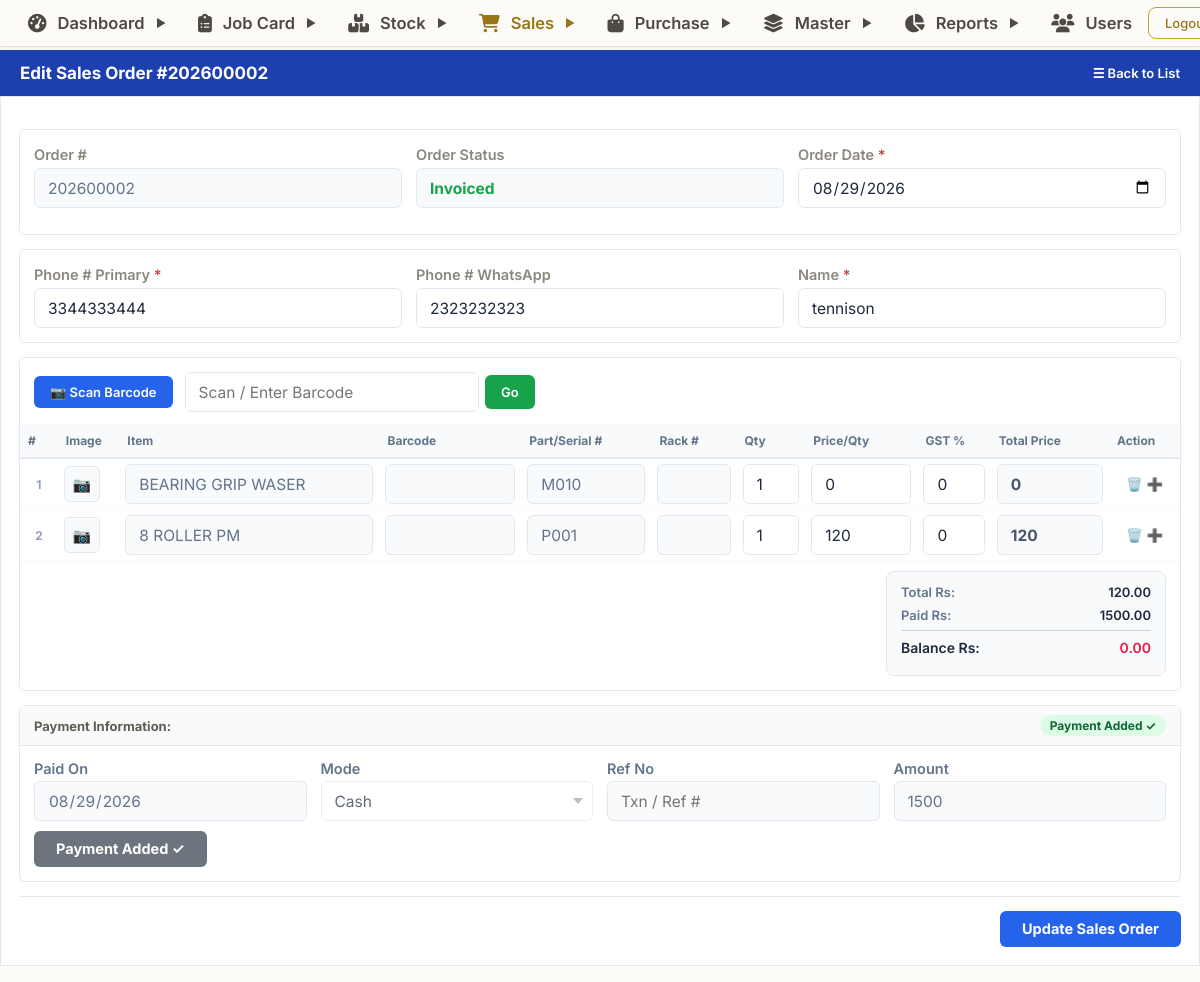
Screenshot of /sales/edit.php?id=2 (signed in) with the database file from the repository.
### tables this page shows
CREATE TABLE `sales` (
  `id` bigint NOT NULL AUTO_INCREMENT,
  `createdBy` varchar(255) DEFAULT NULL,
  `createdOn` datetime(6) DEFAULT NULL,
  `modifiedBy` varchar(255) DEFAULT NULL,
  `modifiedOn` datetime(6) DEFAULT NULL,
  `actualAmountSum` float NOT NULL,
  `orderDate` date DEFAULT NULL,
  `orderNo` varchar(255) DEFAULT NULL,
  `orderStatus` varchar(255) DEFAULT NULL,
  `paidAmountSum` float NOT NULL,
  `customer` bigint DEFAULT NULL,
  PRIMARY KEY (`id`),
  KEY `FKt3sxcyawyfdjcr7wanolo98so` (`customer`),
  CONSTRAINT `FKt3sxcyawyfdjcr7wanolo98so` FOREIGN KEY (`customer`) REFERENCES `customer` (`id`)
);

CREATE TABLE `customer` (
  `id` bigint NOT NULL AUTO_INCREMENT,
  `active` bit(1) NOT NULL,
  `customerId` varchar(255) DEFAULT NULL,
  `emailId` varchar(255) DEFAULT NULL,
  `name` varchar(255) DEFAULT NULL,
  `phoneNo1` varchar(255) DEFAULT NULL,
  `phoneNo2` varchar(255) DEFAULT NULL,
  `whatsAppNo` varchar(255) DEFAULT NULL,
  `address` bigint DEFAULT NULL,
  PRIMARY KEY (`id`),
  UNIQUE KEY `UK_f4ujgq5ch50wl6lx48iu6wcvv` (`address`),
  CONSTRAINT `FKfn5r4mug085lanufp9msc1q6n` FOREIGN KEY (`address`) REFERENCES `address` (`id`)
);

CREATE TABLE `salesitems` (
  `id` bigint NOT NULL AUTO_INCREMENT,
  `createdBy` varchar(255) DEFAULT NULL,
  `createdOn` datetime(6) DEFAULT NULL,
  `modifiedBy` varchar(255) DEFAULT NULL,
  `modifiedOn` datetime(6) DEFAULT NULL,
  `deleted` bit(1) NOT NULL,
  `gstPercentage` float NOT NULL,
  `gstValue` float NOT NULL,
  `itemName` varchar(255) DEFAULT NULL,
  `pricePerQty` float NOT NULL,
  `quantity` int NOT NULL,
  `serialNo` varchar(255) DEFAULT NULL,
  `totalPrice` float NOT NULL,
  `machine` bigint DEFAULT NULL,
  `spare` bigint DEFAULT NULL,
  `stock` varchar(255) DEFAULT NULL,
  `sales` bigint DEFAULT NULL,
  PRIMARY KEY (`id`),
  KEY `FKjnb1apgqbbekyalao9g0k39xy` (`machine`),
  KEY `FKgiesap1p06s6juylbni1rqnb0` (`spare`),
  KEY `FKp2olmuodj2he18veht4qj1o6b` (`stock`),
  KEY `FK3oqcphfy6eav6e7wtqnusgevt` (`sales`),
  CONSTRAINT `FK3oqcphfy6eav6e7wtqnusgevt` FOREIGN KEY (`sales`) REFERENCES `sales` (`id`),
  CONSTRAINT `FKgiesap1p06s6juylbni1rqnb0` FOREIGN KEY (`spare`) REFERENCES `spares` (`id`),
  CONSTRAINT `FKjnb1apgqbbekyalao9g0k39xy` FOREIGN KEY (`machine`) REFERENCES `machine` (`id`),
  CONSTRAINT `FKp2olmuodj2he18veht4qj1o6b` FOREIGN KEY (`stock`) REFERENCES `stock` (`id`)
);

CREATE TABLE `payment` (
  `id` varchar(255) NOT NULL,
  `createdBy` varchar(255) DEFAULT NULL,
  `createdOn` datetime(6) DEFAULT NULL,
  `modifiedBy` varchar(255) DEFAULT NULL,
  `modifiedOn` datetime(6) DEFAULT NULL,
  `amount` float NOT NULL,
  `category` varchar(255) DEFAULT NULL,
  `inward` bit(1) NOT NULL,
  `mode` varchar(255) DEFAULT NULL,
  `refNo` varchar(255) DEFAULT NULL,
  `transactionDate` date DEFAULT NULL,
  `sales` bigint DEFAULT NULL,
  `purchase` bigint DEFAULT NULL,
  `jobCard` bigint DEFAULT NULL,
  PRIMARY KEY (`id`)
);

### sales/edit.php (the view, shortened to what this page needs)
<?php
require_once("../config/db.php");
include("../includes/header.php");
$salesId = isset($_GET['id']) ? intval($_GET['id']) : 0;
$query = "
    SELECT s.*, c.name as customer_name, c.phoneNo1, c.whatsAppNo
    FROM sales s
    LEFT JOIN customer c ON s.customer = c.id
    WHERE s.id = $salesId
";
$res = mysqli_query($conn, $query);
$sale = mysqli_fetch_assoc($res);
$iQuery = "SELECT * FROM salesitems WHERE sales = $salesId AND deleted = 0";
$iRes = mysqli_query($conn, $iQuery);
$items = [];
while ($row = mysqli_fetch_assoc($iRes)) {
    $items[] = $row;
}
$hasPayment = false;
$paymentRecord = null;
$pQuery = "SELECT * FROM payment WHERE sales = $salesId LIMIT 1";
$pRes = mysqli_query($conn, $pQuery);
if ($pRes && $pRow = mysqli_fetch_assoc($pRes)) {
    $hasPayment = true;
    $paymentRecord = $pRow;
}
$paidSum = $hasPayment ? floatval($paymentRecord['amount']) : floatval($sale['paidAmountSum']);
$orderStatus = $hasPayment ? 'Invoiced' : ($sale['orderStatus'] ?: 'New');
$actualSum = floatval($sale['actualAmountSum']);
$balance = max(0.0, round($actualSum - $paidSum, 2));
$today = date('Y-m-d');
?>
<div class="top-bar">
  <span class="title">Edit Sales Order #<?= htmlspecialchars($sale['orderNo']) ?></span>
  <a href="list.php">☰ Back to List</a>
</div>
<div class="form-wrap">
  <form id="salesForm" method="POST" action="update_sales.php" onsubmit="return validateEditForm(event)">
    <div class="section" style="margin-top:14px;">
      <div style="padding:14px;">
        <div class="g3">
          <div class="form-group">
            <label>Order #</label>
            <input type="text" value="<?= htmlspecialchars($sale['orderNo']) ?>" disabled>
          </div>
          <div class="form-group">
            <label>Order Status</label>
            <input type="text" id="statusBadgeDisplay" value="<?= htmlspecialchars($orderStatus) ?>" disabled style="font-weight:700; color:<?= $orderStatus==='Invoiced'?'#16a34a':'#2563eb' ?>;">
          </div>
          <div class="form-group">
            <label>Order Date <span class="req">*</span></label>
            <input type="date" name="orderDate" id="orderDate" value="<?= htmlspecialchars(date('Y-m-d', strtotime($sale['orderDate']))) ?>" max="<?= $today ?>" required>
          </div>
        </div>
      </div>
    </div>
    <div class="section">
      <div class="cust-fields">
        <div class="g3">
          <div class="form-group" style="margin:0;">
            <label>Phone # Primary <span class="req">*</span></label>
            <input type="text" name="customerPhone" id="customerPhone" autocomplete="off" required value="<?= htmlspecialchars($sale['phoneNo1'] ?? '') ?>">
          </div>
          <div class="form-group" style="margin:0;">
            <label>Phone # WhatsApp</label>
            <input type="text" name="customerWhatsApp" id="customerWhatsApp" value="<?= htmlspecialchars($sale['whatsAppNo'] ?? '') ?>">
          </div>
          <div class="form-group" style="margin:0;">
            <label>Name <span class="req">*</span></label>
            <input type="text" name="customerName" id="customerName" required value="<?= htmlspecialchars($sale['customer_name'] ?? '') ?>">
          </div>
        </div>
      </div>
    </div>
    <div class="section">
      <div class="scan-tools-row" style="margin-top: 14px;">
        <button type="button" class="scan-btn-blue" onclick="openScanToBill()">
          📷 Scan Barcode
        </button>
        <div class="scan-input-group">
          <input type="text" id="usbBarcodeInput" class="scan-barcode-input" placeholder="Scan / Enter Barcode" autocomplete="off" onkeydown="if(event.key==='Enter'){handleUsbBarcodeSubmit();event.preventDefault();}">
          <button type="button" class="scan-btn-go" onclick="handleUsbBarcodeSubmit()">Go</button>
        </div>
      </div>
      <div class="items-wrap">
        <table class="items-tbl">
          <thead>
            <tr>
              <th style="width:32px;">#</th>
              <th style="width:44px;">Image</th>
              <th style="min-width:220px; width:220px;">Item</th>
              <th style="width:120px;">Barcode</th>
              <th style="width:110px;">Part/Serial #</th>
              <th style="width:72px;">Rack #</th>
              <th style="width:58px;">Qty</th>
              <th style="width:95px;">Price/Qty</th>
              <th style="width:62px;">GST %</th>
              <th style="width:100px;">Total Price</th>
              <th style="width:60px;">Action</th>
            </tr>
          </thead>
          <tbody id="itemsBody">
            <?php foreach ($items as $idx => $item): ?>
            <tr>
              <td class="row-num" style="font-size:12px; color:#94a3b8; font-weight:700; text-align:center;"><?= $idx + 1 ?></td>
              <td><div class="row-img">📷</div></td>
              <td style="min-width:220px;">
                <input type="text" name="item[]" class="td-in item-inp" value="<?= htmlspecialchars($item['itemName']) ?>" readonly onclick="openModal(this)" style="cursor:pointer; min-width:200px;">
              </td>
              <td><input type="text"   name="barcode[]" class="td-in" readonly value="<?= htmlspecialchars($item['barCode'] ?? '') ?>"></td>
              <td><input type="text"   name="serial[]"  class="td-in" value="<?= htmlspecialchars($item['serialNo'] ?? '') ?>" readonly></td>
              <td><input type="text"   name="rack[]"    class="td-in" readonly></td>
              <td><input type="number" name="qty[]"   value="<?= intval($item['quantity']) ?>" min="1" class="td-in" oninput="calcRow(this)"></td>
              <td><input type="number" name="price[]" value="<?= floatval($item['pricePerQty']) ?>" step="0.01" class="td-in" oninput="calcRow(this)"></td>
              <td><input type="number" name="gst[]"   value="<?= floatval($item['gstPercentage']) ?>" step="0.01" class="td-in" oninput="calcRow(this)"></td>
              <td><input type="text"   name="total[]" value="<?= floatval($item['totalPrice']) ?>" readonly class="td-in" style="font-weight:700; color:#475569; background:#f8fafc;"></td>
              <td style="text-align:center; white-space:nowrap;">
                <button type="button" class="icon-btn" onclick="delRow(this)" style="background:none; border:none; cursor:pointer;">🗑️</button>
                <button type="button" class="icon-btn add-btn" onclick="addRow()" style="background:none; border:none; cursor:pointer;">➕</button>
              </td>
            </tr>
            <?php endforeach; ?>
          </tbody>
        </table>
      </div>
      <div class="totals-wrap">
        <div class="totals-box">
          <div class="tot-row"><span>Total Rs:</span><span id="grandTotal"><?= number_format($actualSum, 2) ?></span></div>
          <div class="tot-row"><span>Paid Rs:</span><span id="totalPaid"><?= number_format($paidSum, 2) ?></span></div>
          <div class="tot-row final"><span>Balance Rs:</span><span id="balanceAmt"><?= number_format($balance, 2) ?></span></div>
        </div>
      </div>
    </div>
    <div class="pay-section">
      <div class="pay-hdr">
        <span>Payment Information:</span>
        <?php if ($hasPayment): ?>
          <span style="background:#dcfce7; color:#166534; padding:3px 10px; border-radius:12px; font-weight:700; font-size:12px;">Payment Added ✓</span>
        <?php endif; ?>
      </div>
      <div style="padding:14px;">
        <div class="g4 pay-row" style="align-items:end; margin-bottom:10px;">
          <div>
            <label>Paid On</label>
            <input type="date" id="pmtDate" value="<?= $hasPayment ? date('Y-m-d', strtotime($paymentRecord['transactionDate'])) : $today ?>" max="<?= $today ?>" <?= $hasPayment ? 'disabled' : '' ?>>
          </div>
          <div>
            <label>Mode</label>
            <select id="pmtMode" <?= $hasPayment ? 'disabled' : '' ?>>
              <option value="Cash" <?= ($hasPayment && $paymentRecord['mode']=='Cash')?'selected':'' ?>>Cash</option>
            </select>
          </div>
          <div>
            <label>Ref No</label>
            <input type="text" id="pmtRef" value="<?= $hasPayment ? htmlspecialchars($paymentRecord['refNo'] ?? '') : '' ?>" placeholder="Txn / Ref #" <?= $hasPayment ? 'disabled' : '' ?>>
          </div>
          <div>
            <label>Amount</label>
            <input type="number" id="pmtAmt" value="<?= $hasPayment ? floatval($paymentRecord['amount']) : floatval($actualSum) ?>" min="0" step="0.01" <?= $hasPayment ? 'disabled' : '' ?>>
          </div>
        </div>
        <div style="margin-top:10px;">
          <?php if ($hasPayment): ?>
            <button type="button" class="btn btn-green" disabled style="background:#6c757d; cursor:not-allowed;">Payment Added ✓</button>
          <?php else: ?>
            <button type="button" id="btnAddPaymentEdit" class="btn btn-green" onclick="submitPaymentEditAjax()">Add Payment</button>
          <?php endif; ?>
        </div>
      </div>
    </div>
    <div class="action-bar">
      <button type="submit" class="btn btn-blue">Update Sales Order</button>
    </div>
  </form>
</div>
<?php include("../includes/footer.php"); ?>

### includes/header.php (style rules this page uses)
* { box-sizing: border-box; margin: 0; padding: 0; }
body { font-family: 'Inter', Arial, sans-serif; background: #f4f6f9; padding-top: 50px; padding-bottom: 16px; }

### rows the page displays
sales: orderNo "202600002", orderDate "08/29/2026", customerPhone "3344333444", customerWhatsApp "2323232323", customerName "tennison", actualAmountSum "120.00"
salesitems: itemName "BEARING GRIP WASER", serialNo "M010", quantity "1", pricePerQty "0", gstPercentage "0", totalPrice "0"
salesitems: itemName "8 ROLLER PM", serialNo "P001", quantity "1", pricePerQty "120", gstPercentage "0", totalPrice "120"
payment: amount "1500.00", transactionDate "08/29/2026", mode "Cash", amount "1500"
